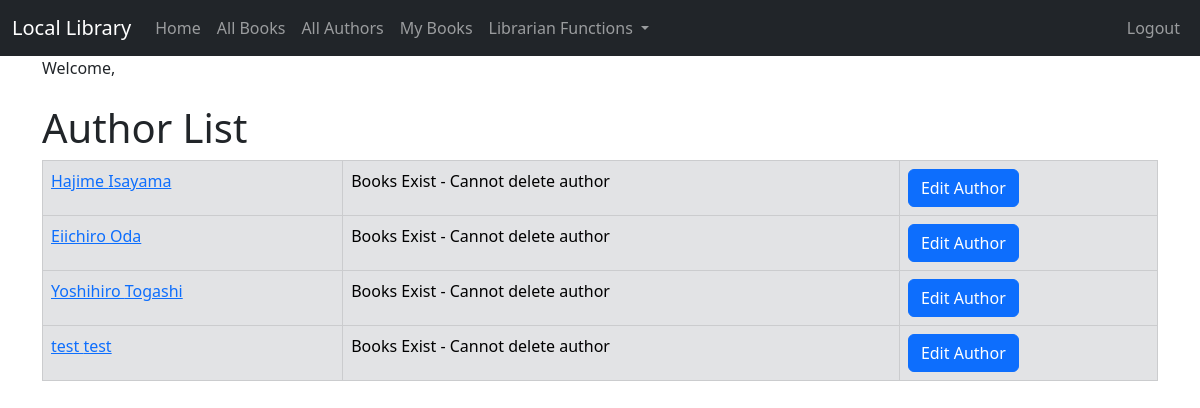
/author_list/ (signed in), run on the app's committed database.
### catalog/models.py (models this page shows, shortened)
class Author(models.Model):
    first_name = models.CharField(max_length=100)
    last_name = models.CharField(max_length=100)
    date_of_birth = models.DateField(null=True, blank=True)
    date_of_death = models.DateField('Died', null=True, blank=True)
    author_image = models.ImageField(upload_to='images/', null=True, blank=True)
    class Meta:
        ordering = ['last_name', 'first_name']
    def get_absolute_url(self):
        return reverse('author_detail', args=[str(self.id)])

### catalog/views.py (the view)
# urls.py: path('author_list/', views.AuthorListView.as_view(), name='author_list'),
class AuthorListView(LoginRequiredMixin, generic.ListView):
    model = Author

### catalog/templates/catalog/author_list.html (shortened to what this page needs)
{% extends "catalog/base.html" %}
{% block content %}
    <h1>Author List</h1>
    {% if author_list %}
        <table class="table table-bordered">
            {% for author in author_list %}
                <tr class="table-secondary">
                    <td><a href="{{ author.get_absolute_url }}">{{ author.first_name }} {{ author.last_name }}</a></td>
                    {% if user.is_superuser %}
                        {% if author.book_set.all %}
                            <td>Books Exist - Cannot delete author</td>
                        {% else %}
                            <td><a href="{% url 'author_delete' pk=author.pk %}"
                                   onclick="return confirm('Are you sure you want to delete?')"
                                   class="btn btn-danger">Delete</a>
                            </td>
                        {% endif %}
                        <td><a href="{% url 'author_update' pk=author.pk %}" class="btn btn-primary">Edit Author</a></td>
                    {% endif %}
                </tr>
            {% endfor %}
        </table>
    {% else %}
        <p>There are no authors in the library.</p>
    {% endif %}
{% endblock %}

### data on the page
Author: first_name "Hajime", last_name "Isayama", shows "Books Exist - Cannot delete author"
Author: first_name "Eiichiro", last_name "Oda", shows "Books Exist - Cannot delete author"
Author: first_name "Yoshihiro", last_name "Togashi", shows "Books Exist - Cannot delete author"
Author: first_name "test", last_name "test", shows "Books Exist - Cannot delete author"
